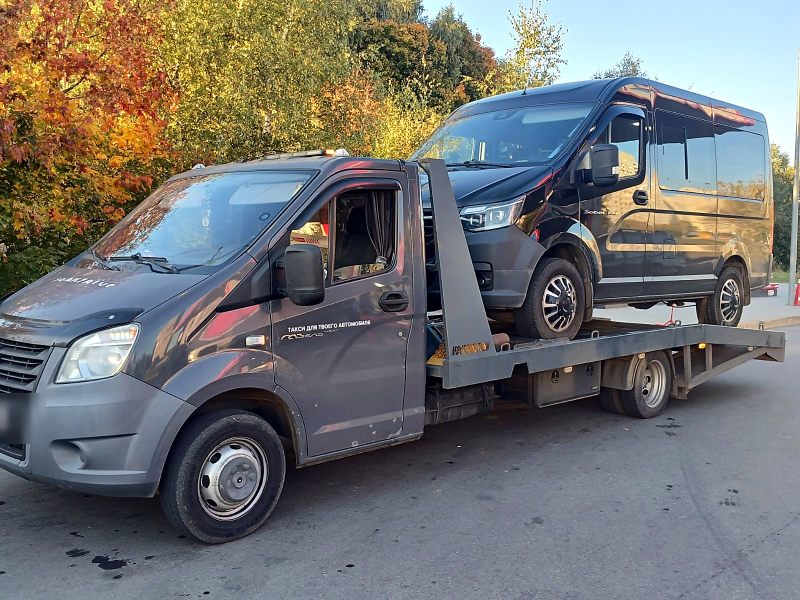
#> input picture photo/01_real_polished/evakuator-perevozka-mikroavtobusa-osen.jpg, 1600 x 1200 px (shown at 1/2 size)
$ python make_video.py
#> lines starting #> are read from the running program, lines starting #| are printed output that depends on the picture
"""Build the 17-second card/landing video from the owner's real job photos.

Slow Ken Burns push on each frame plus crossfades, so it reads as a real clip
rather than a slideshow. Output: 1920x1080 master + 1280x720 web copy, no audio.

Frames come from photo/01_real_polished/ — real jobs, plates and faces obscured.
"""
import subprocess
import sys
from pathlib import Path

import imageio_ffmpeg
from PIL import Image

W, H = 1920, 1080
FPS = 30
DURATION = 17.0     # hard requirement from Gev
FADE = 0.5          # crossfade length
ZOOM = 1.10         # end scale of the push

ROOT = Path(__file__).resolve().parent.parent
SRC = ROOT / "photo" / "01_real_polished"
OUT = ROOT / "photo" / "03_video"

ORDER = [
    "evakuator-perevozka-mikroavtobusa-osen.jpg",        # the truck, autumn, warm
    "evakuator-perevozka-bmw-x6-krossover.jpg",          # premium car, clear day
    "evakuator-gazel-next-s-avtomobilem.jpg",            # the truck itself, close
    "evakuator-avtomobil-posle-dtp-bokovoy-udar.jpg",    # after a collision
    "evakuator-perevozka-audi-a8-biznes-klass.jpg",      # business class
    "evakuator-perevozka-gruzovogo-mikroavtobusa.jpg",   # a big van, roadside
]


def cover(path):
    """Scale-and-crop to exactly WxH so nothing is letterboxed."""
    im = Image.open(path).convert("RGB")
#> im is the input picture: PIL image 1600x1200 RGB; mean R, G, B 113.7, 114.2, 112.6
    s = max(W / im.width, H / im.height)
#> s = 1.2
    im = im.resize((round(im.width * s), round(im.height * s)), Image.LANCZOS)
#> im: PIL image 1920x1440 RGB
    left = (im.width - W) // 2
#> left = 0
    top = (im.height - H) // 2
#> top = 180
    return im.crop((left, top, left + W, top + H))
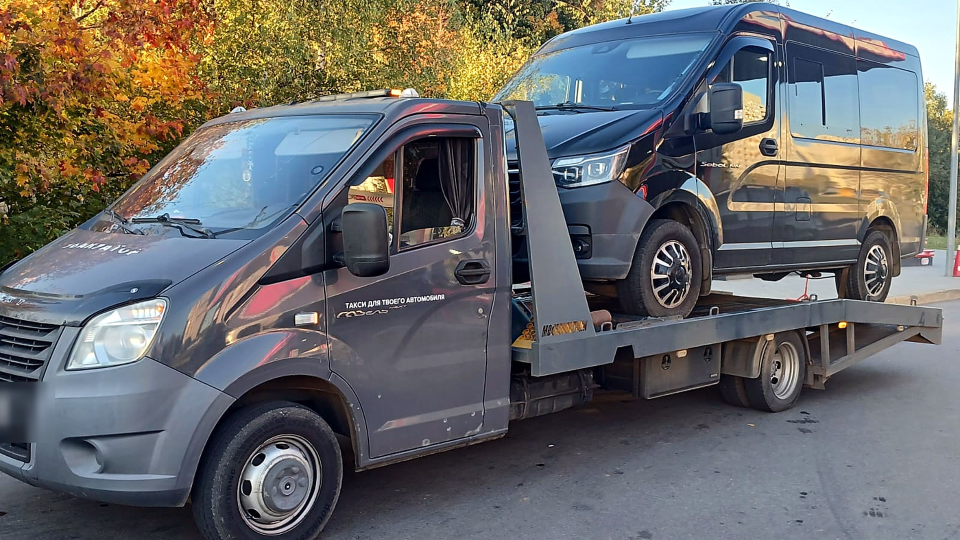
#> returned value: PIL image 1920x1080 RGB (shown at 1/2 size); mean R, G, B 104.3, 104.4, 105


def main():
    OUT.mkdir(parents=True, exist_ok=True)
    stills = OUT / "_stills"
    stills.mkdir(exist_ok=True)
    prepared = []
    for i, name in enumerate(ORDER, 1):
        p = SRC / name
        if not p.exists():
            print("missing:", name)
            return 1
        dst = stills / f"{i:02d}.png"
        cover(p).save(dst)
        prepared.append(dst)
#> pass 2 of the loop in main, `for i, name in enumerate(ORDER, 1):`:
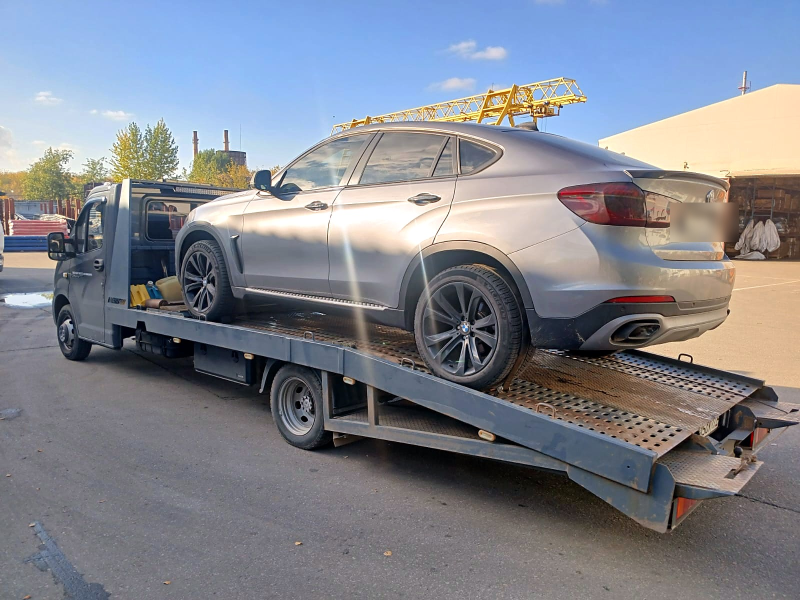
#> input picture photo/01_real_polished/evakuator-perevozka-bmw-x6-krossover.jpg, 1600 x 1200 px (shown at 1/2 size)
#> in cover, im is the input picture: PIL image 1600x1200 RGB; mean R, G, B 128.7, 132, 141.7
#> im: PIL image 1920x1440 RGB
#> in cover (call 2), `return im.crop((left, top, left + W, top + H))`:
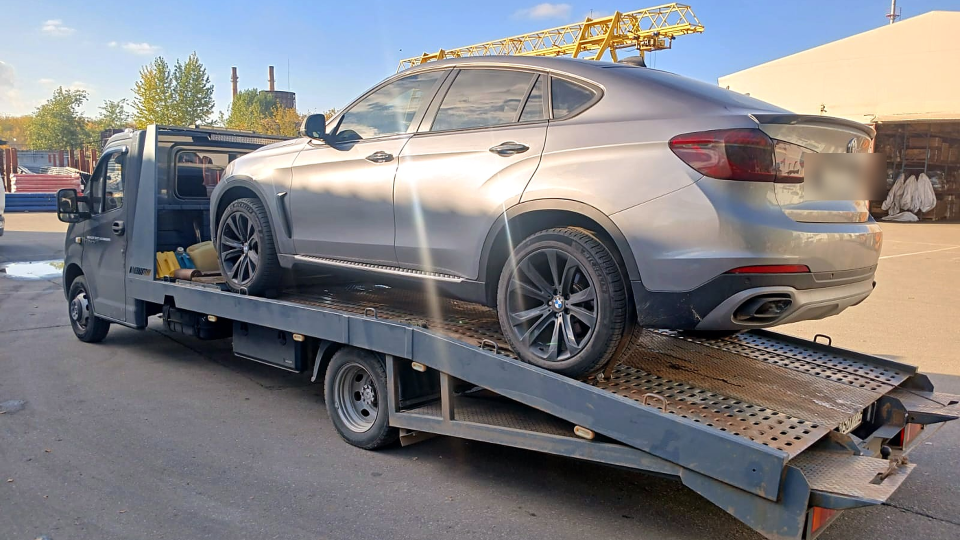
#> returned value: PIL image 1920x1080 RGB (shown at 1/2 size); mean R, G, B 129.5, 127.7, 130
#> pass 3 of the loop in main, `for i, name in enumerate(ORDER, 1):`:
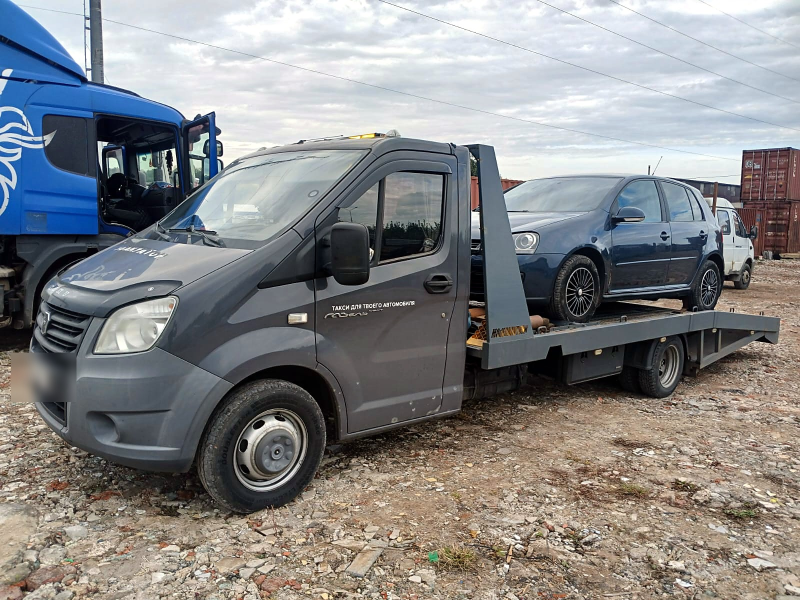
#> input picture photo/01_real_polished/evakuator-gazel-next-s-avtomobilem.jpg, 1600 x 1200 px (shown at 1/2 size)
#> in cover, im is the input picture: PIL image 1600x1200 RGB; mean R, G, B 134.2, 134.5, 135.2
#> im: PIL image 1920x1440 RGB
#> in cover (call 3), `return im.crop((left, top, left + W, top + H))`:
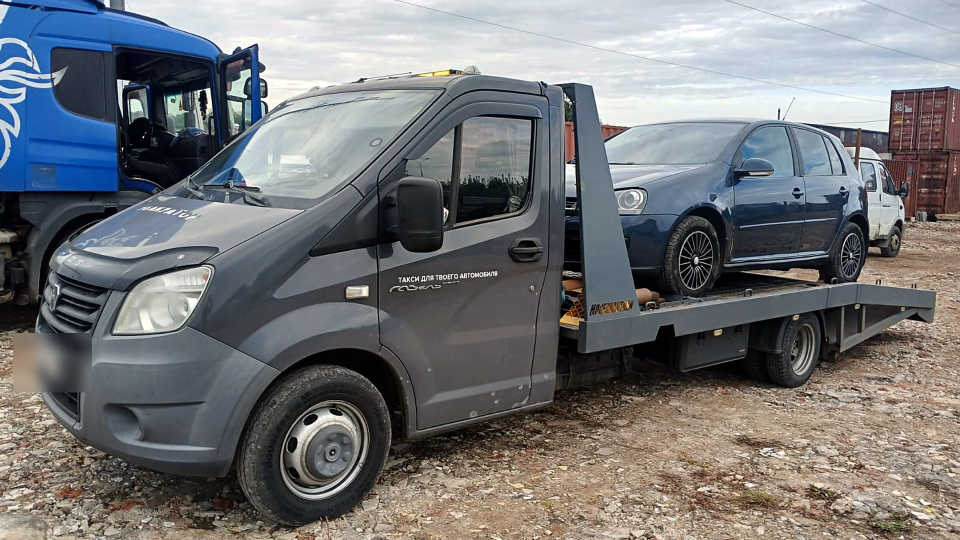
#> returned value: PIL image 1920x1080 RGB (shown at 1/2 size); mean R, G, B 116.8, 118.3, 120.5
#> the loop made 6 passes; the first 3 are shown

    n = len(prepared)
    # n*HOLD - (n-1)*FADE = DURATION
    hold = (DURATION + (n - 1) * FADE) / n
    frames = round(hold * FPS)

    ff = imageio_ffmpeg.get_ffmpeg_exe()
    inputs, filters, labels = [], [], []
    for k, p in enumerate(prepared):
        inputs += ["-loop", "1", "-t", f"{hold:.3f}", "-i", str(p)]
        # alternate push-in / pull-out so consecutive shots do not feel identical
        if k % 2 == 0:
            z = f"1+{ZOOM - 1:.4f}*on/{frames}"
        else:
            z = f"{ZOOM:.4f}-{ZOOM - 1:.4f}*on/{frames}"
        filters.append(
            f"[{k}:v]scale={W * 2}:{H * 2},"
            f"zoompan=z='{z}':x='iw/2-(iw/zoom/2)':y='ih/2-(ih/zoom/2)'"
            f":d={frames}:s={W}x{H}:fps={FPS},setsar=1[v{k}]"
        )
        labels.append(f"[v{k}]")

    chain = labels[0]
    offset = hold - FADE
    for k in range(1, n):
        out = f"[x{k}]"
        filters.append(
            f"{chain}{labels[k]}xfade=transition=fade:duration={FADE}:offset={offset:.3f}{out}"
        )
        chain = out
        offset += hold - FADE

    master = OUT / "evakuator-24-chasa-moskva-17s-1080p.mp4"
    cmd = [ff, "-y", *inputs, "-filter_complex", ";".join(filters),
           "-map", chain, "-t", f"{DURATION}", "-c:v", "libx264", "-pix_fmt", "yuv420p",
           "-profile:v", "high", "-crf", "20", "-movflags", "+faststart",
           "-r", str(FPS), str(master)]
    print(f"{n} frames, hold {hold:.3f}s, target {DURATION}s")
    r = subprocess.run(cmd, capture_output=True, text=True, errors="replace")
    if r.returncode != 0:
        print(r.stderr[-3000:])
        return r.returncode

    # web copy: 720p, small enough for Yandex upload (10 MB limit) and the landing
    web = OUT / "evakuator-24-chasa-moskva-17s-720p.mp4"
    r = subprocess.run(
        [ff, "-y", "-i", str(master), "-vf", "scale=1280:720", "-c:v", "libx264",
         "-pix_fmt", "yuv420p", "-crf", "26", "-movflags", "+faststart", str(web)],
        capture_output=True, text=True, errors="replace")
    if r.returncode != 0:
        print(r.stderr[-3000:])
        return r.returncode

    for f in (master, web):
        print("wrote", f.name, round(f.stat().st_size / 1024 / 1024, 2), "MB")
    return 0


if __name__ == "__main__":
    sys.exit(main())
#> (the call stopped at in main, `ff = imageio_ffmpeg.get_ffmpeg_exe()`: imageio_ffmpeg is not available in this run)
